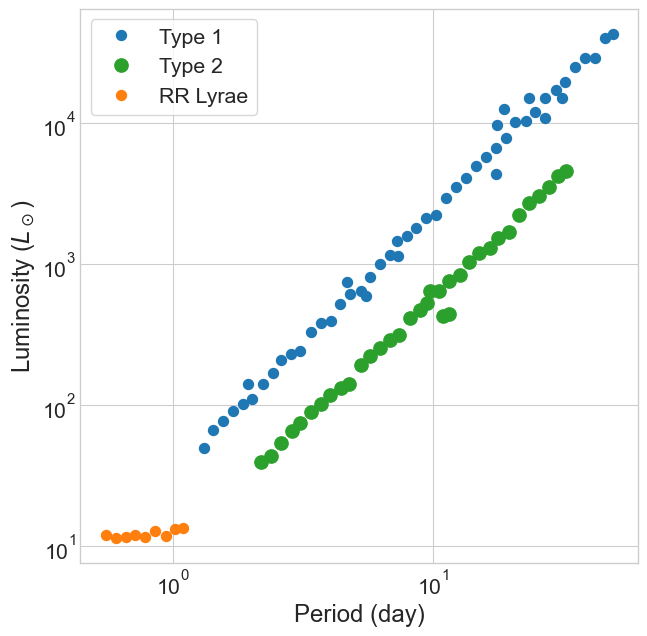

This figure's Python source:
import pandas as pd
import numpy as np
import matplotlib.pyplot as plt
import matplotlib

plt.style.use('seaborn-v0_8-whitegrid')
matplotlib.rc('xtick', labelsize=16)
matplotlib.rc('ytick', labelsize=16)

df = pd.read_csv('./Type I.csv', names=['period', 'lum'], delimiter=' ')
df2 = pd.read_csv('./Type 2.csv', names=['period', 'lum'], delimiter=' ')
df3 = pd.read_csv('./RR Lyrae.csv', names=['period', 'lum'], delimiter=' ')

fig = plt.figure(figsize=(7.5, 7.5), dpi=96)
plt.loglog(df.period, df.lum, '.', markersize=15, label='Type 1')
plt.loglog(df2.period, df2.lum, '.', markersize=20, color='C2', label='Type 2')
plt.loglog(df3.period, df3.lum, '.', markersize=15, color='C1', label='RR Lyrae')
plt.xlabel('Period (day)', fontsize=18)
plt.ylabel(r'Luminosity ($L_\odot$)', fontsize=18)
plt.legend(fontsize=16, fancybox=True, frameon=True, facecolor='white')
plt.savefig('cepheid_vars.png', facecolor='#ffffff00', bbox_inches='tight')
plt.show()
